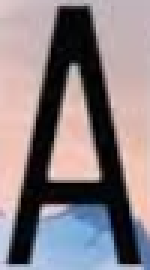
#> input picture image/test_A.png, 50 x 90 px (shown 3 times larger)
$ jupyter execute --allow-errors ShapeContext.ipynb
#> lines starting #> are read from the running program, lines starting #| are printed output that depends on the picture; after the words box and inside, x2 and y2 are one past the last pixel; in counts of white or black regions, pixels touching at a corner belong together
[cell 1]
import cv2
import numpy as np
import math
import matplotlib.pyplot as plt
import seaborn as sns
from scipy.spatial.distance import cdist
from scipy.optimize import linear_sum_assignment #the Hungarian method, O(n^3)
from os import listdir
from os.path import isfile, join
import time

[cell 2]
# match the target img to all base descriptors and reture lowest cost (and the cost dictionary as well for test)
def recognize(target, desc_path='image/descriptors', bin_r=5, bin_theta=12, r=2, n_samplePoints = 50):
    if not isinstance(target, np.ndarray):
        if isfile(target):
            target = cv2.imread(target)

    desc_t = computeDescriptor(target, bin_r, bin_theta, r, n_samplePoints)
    costs = {}
    desc_list = listdir(desc_path)
    for i, fname in enumerate(desc_list):
         if isfile(join(desc_path, fname)):
            desc_s = np.load(desc_path+'/'+fname)
#             if not desc_s.shape == desc_t.shape:
#                 print("Target and base escriptor shapes must match")
#                 return None, None
            cMatrix = computeCostMatrix_chi2(desc_s, desc_t)
            cost,_,_ = computeMinCost(cMatrix)
            costs[fname[0]] = round(cost, 2)
    return min(costs, key=costs.get), costs

[cell 3]
# Compute the difference of two imgs, for debug
def computeDiff(source, target, bin_r=5, bin_theta=12, r=2, n_samplePoints = 50):
    desc_s = computeDescriptor(source, bin_r, bin_theta, r, n_samplePoints)
    desc_t = computeDescriptor(target, bin_r, bin_theta, r, n_samplePoints)
    cMatrix = computeCostMatrix_chi2(desc_s, desc_t)
    return computeMinCost(cMatrix)

[cell 4]
# Plot the histogram of ONE point in a descriptor, for debug and demo
def plotDescriptorHist(des_per_point):
    plt.pcolormesh(np.flip(des_per_point, 0), cmap='Greys')
    plt.xlabel('θ')
    plt.ylabel('log r')
    plt.colorbar()
    plt.show()

# plotDescriptorHist(descriptor[0])

[cell 5]
#Compute shape context descriptor of standard size (number of bins) and radius of 2 (eu distance)
#return: a descriptor (size: n_samplePoints * bin_r * bin_theta)
def computeDescriptor(img, bin_r=5, bin_theta=12, r=2, n_samplePoints = 50):
    #convert to gray img
    if len(img.shape) > 2:
        img = cv2.cvtColor(img, cv2.COLOR_BGR2GRAY)

    # binarize img (or not) and take edges
#     img = cv2.threshold(img, 127, 255, cv2.THRESH_BINARY | cv2.THRESH_OTSU)[1]
    edge = cv2.Canny(img, 250, 300)# 250 300
# [8 lines of commented-out code are left out]
    contours,_ = cv2.findContours(edge, cv2.RETR_LIST, cv2.CHAIN_APPROX_NONE)
    #init array of all contour point coordinates
    contour_indices = np.array(contours[0]).reshape((-1, 2))

    #add all contour point coordinates
    for i in range(1,len(contours)):
        contour_indices = np.concatenate([contour_indices, np.array(contours[i]).reshape((-1, 2))], axis=0)
    contour_indices = contour_indices.tolist()

# [9 lines of commented-out code are left out]
    n_contourPoints = len(contour_indices)

# [6 lines of commented-out code are left out]
    samplePoints = []
    for i in range(0, n_contourPoints, round(n_contourPoints/n_samplePoints)):
        samplePoints.append(contour_indices[i])
    samplePoints = samplePoints[:n_samplePoints]

    if len(samplePoints)<n_samplePoints:
        #if points not enough, fill with meanless points
#         print("total points less than required:",n_samplePoints-len(samplePoints))
        samplePoints = samplePoints + (n_samplePoints-len(samplePoints))*[[0,0]]

# [9 lines of commented-out code are left out]
    descriptor = np.zeros((n_samplePoints, bin_r, bin_theta), dtype=int)
    #compute eu dists and normalize by mean (a symmetric matrix)
    euclidians = cdist(samplePoints, samplePoints, metric='euclidean')
    normalized_euclidians = euclidians / euclidians.mean()
    #declare logspace bonds
    r_log = np.logspace(np.log10(0.125), np.log10(r), bin_r)

    #categorize eu dists radius-wise (5 categories) for each point, and store together in eu_rw
    #*** the outer most layer belongs to cate 1 ***
    eu_rw = np.zeros((n_samplePoints, n_samplePoints), dtype=int)
    for i in range(bin_r):
    #     for m in range(n_samplePoints):
    #         for n in range(n_samplePoints):
    #             eu_rw[m][n] += (normalized_euclidians[m][n]<r_log[i])
        eu_rw += normalized_euclidians<r_log[i] #O(n^2) matrix op

    #compute angles inter-points and normalize by *** vector of max dist points ***
    thetas = cdist(samplePoints, samplePoints, metric=lambda u, v: math.atan2((v[1] - u[1]), (v[0] - u[0])))
#     maxPoints = [euclidians.argmax()//n_samplePoints, euclidians.argmax()%n_samplePoints]
#     normAngle = thetas[maxPoints[0], maxPoints[1]]
    #rotate by normAngle,convert to positive,and ignore small values
    for i in range(n_samplePoints):
        for j in range(n_samplePoints):
#             thetas[i][j] -= normAngle*(thetas[i][j]!=0)# if thetas[i][j]!=0
            thetas[i][j] += 2*math.pi*(thetas[i][j]<0)# if thetas[i][j]<0
            thetas[i][j] = thetas[i][j]*(thetas[i][j]>1e-7)# if thetas[i][j]>1e-7

    #categorize angles from 0 to 2*pi by a factor of bin_theta (default: 12) for each point,
    #and store together in theta_aw.
    theta_aw = np.int32(thetas/(2*math.pi/bin_theta)) #O(n^2) matrix op

    #fill in the descriptor
    for i in range(n_samplePoints):
        desc_per_point = np.zeros((bin_r, bin_theta))
        for j in range(n_samplePoints):
            if eu_rw[i][j]:# 0 means eu dist exceeds the radius of descriptor
                desc_per_point[eu_rw[i][j]-1, theta_aw[i][j]] += 1
        descriptor[i][:][:] = desc_per_point[:][:]
    return descriptor

[cell 6]
#compute chi square cost of two descripter
def computeCostMatrix_chi2(source, target):
    assert(source.shape==target.shape)
    l,h,w = source.shape # 50*5*12 default
    c = np.zeros((l, l), dtype=float)
    for i in range(l):
        for j in range(l):
            for m in range(h):
                for n in range(w):
                #assert non-zero denominator
                    if (source[i][m][n]+target[j][m][n]):
                        c[i][j] += 0.5*((source[i][m][n] - target[j][m][n])**2)/(source[i][m][n] + target[j][m][n])
    return c

def computeMinCost(c):
    rows, cols = linear_sum_assignment(c)
    cost = 0
    for i in range(len(rows)):
        cost += c[rows[i]][cols[i]]
    return cost, rows, cols

[cell 7]
#*** Computes all the descriptors of bases and save into numpy array files ***
# Unnecessary to execute multiple times as long as no change to the base imgs
def computeBases(bin_r=5, bin_theta=12, r=2, n_samplePoints = 50):

    base_path = 'image/base'
    desc_path = 'image/descriptors'

    #compute descriptors of all base imgs and save into file
    for fname in listdir(base_path):
        if isfile(join(base_path, fname)):
            baseImg = cv2.imread(base_path+'/'+fname, cv2.IMREAD_GRAYSCALE)
            imgDesc = computeDescriptor(baseImg, bin_r, bin_theta, r, n_samplePoints)
            np.save(desc_path+'/'+fname[0]+'_desc',imgDesc)

[cell 8]
# computeBases()

[cell 9]
# test for histogram demo, least-cost assignment, running time benchmark
def showHistogram():
    baseA = cv2.imread('image/base/A.png', cv2.IMREAD_GRAYSCALE)
    testA = cv2.imread('image/test_A.png', cv2.IMREAD_GRAYSCALE)
    testA = computeDescriptor(testA, bin_r, bin_theta, r, n_samplePoints)
    baseA = computeDescriptor(baseA, bin_r, bin_theta, r, n_samplePoints)
    start = time.time()
    cMatrix = computeCostMatrix_chi2(baseA,testA)
    cost,rows,cols = computeMinCost(cMatrix)
    print("time spend:", round((time.time()-start), 2), "s")
    print(rows)
    print(cols)
    plotDescriptorHist(baseA[rows[0]])
    plotDescriptorHist(testA[cols[0]])

    plotDescriptorHist(baseA[rows[5]])
    plotDescriptorHist(testA[cols[5]])

[cell 10]
# The main program, runnable after all other function blocks are compiled.

# img = cv2.imread('image/A.png')
# plt.imshow(img)

baseA = cv2.imread('image/base/A.png', cv2.IMREAD_GRAYSCALE)
testA = cv2.imread('image/test_A.png', cv2.IMREAD_GRAYSCALE)
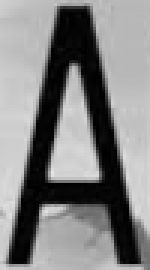
#> testA: shape (90, 50) (shown 3 times larger); min 0, max 230, mean 130
testB = cv2.imread('image/test_B.png', cv2.IMREAD_GRAYSCALE)
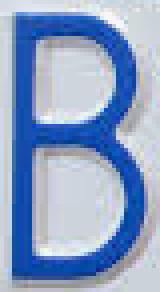
#> input picture image/test_B.png, 40 x 73 px (shown 4 times larger)
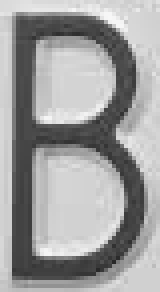
#> testB: shape (73, 40) (shown 4 times larger); min 39, max 247, mean 158.3
test9 = cv2.imread('image/test_9.png', cv2.IMREAD_GRAYSCALE)
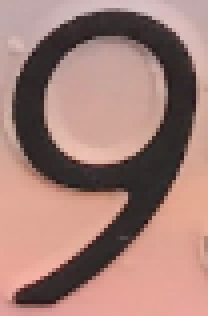
#> input picture image/test_9.png, 52 x 79 px (shown 4 times larger)
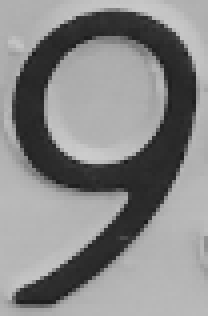
#> test9: shape (79, 52) (shown 4 times larger); min 27, max 204, mean 136.9
testK = cv2.imread('image/test_K.png', cv2.IMREAD_GRAYSCALE)
testD = cv2.imread('image/test_D.png', cv2.IMREAD_GRAYSCALE)
# testB_r = cv2.imread('image/test_B_rotated.png')
# testA_r = cv2.imread('image/test_A_rotated.png')


bin_r=5
bin_theta=12
r=2
n_samplePoints = 50

# test for character recognition

#> (the rest of this cell did not finish here and is left out)

print(cost_dict)
print("The character is ",result)

#> (a cell that did not finish here is left out)

#> in computeDescriptor, `edge = cv2.Canny(img, 250, 300)# 250 300`:
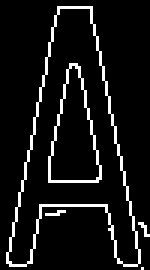
#> edge: shape (90, 50) (shown 3 times larger); 8.3% white in thin lines or dots
#> in computeDescriptor, `contours,_ = cv2.findContours(edge, cv2.RETR_LIST, cv2.CHAIN_APPROX_NO..`: contours = 7 contours, 3 with area under 20; largest, box (x1, y1, x2, y2) and area: (2, 2, 47, 89) 1882, (2, 2, 47, 89) 1876, (16, 21, 34, 61) 418, (16, 21, 34, 61) 414
#> in computeDescriptor, `contour_indices = np.array(contours[0]).reshape((-1, 2))`: contour_indices = [[47, 89]]
#> the loop in computeDescriptor, `for i in range(1,len(contours)):` made 6 passes
#> after the loop in computeDescriptor, `for i in range(1,len(contours)):`: contour_indices = 716 pairs, first value 2 to 49, second value 2 to 89
#> in computeDescriptor, `n_contourPoints = len(contour_indices)`: n_contourPoints = 716
#> after the loop in computeDescriptor, `for i in range(0, n_contourPoints, round(n_contourPoints/n_samplePoint..`: samplePoints = 52 pairs, first value 2 to 47, second value 2 to 89
#> in computeDescriptor, `samplePoints = samplePoints[:n_samplePoints]`: samplePoints = 50 pairs, first value 2 to 47, second value 2 to 89
#> in computeDescriptor, `euclidians = cdist(samplePoints, samplePoints, metric='euclidean')`:
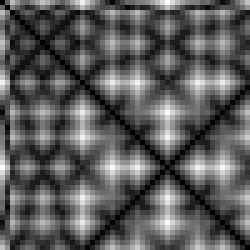
#> euclidians: shape (50, 50) float64 (shown 5 times larger); min 0, max 91.39, mean 32.9; drawn with min black and max white
#> the loop in computeDescriptor, `for i in range(bin_r):` made 5 passes
#> pass 2, in computeDescriptor, `eu_rw += normalized_euclidians<r_log[i]`:
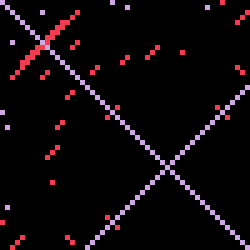
#> eu_rw: shape (50, 50) int64 (shown 5 times larger); 3 distinct labels, from 0 to 2; one colour per label, 0 black
#> after the loop in computeDescriptor, `for i in range(bin_r):`:
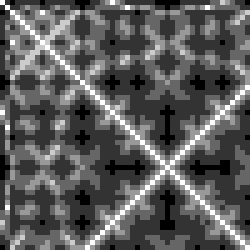
#> eu_rw: shape (50, 50) int64 (shown 5 times larger); min 0, max 5, mean 1.8; drawn with min black and max white
#> after the loop in computeDescriptor, `for i in range(n_samplePoints):`:
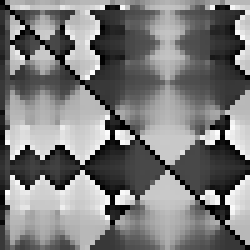
#> thetas: shape (50, 50) float64 (shown 5 times larger); min 0, max 6.22, mean 3.02; drawn with min black and max white
